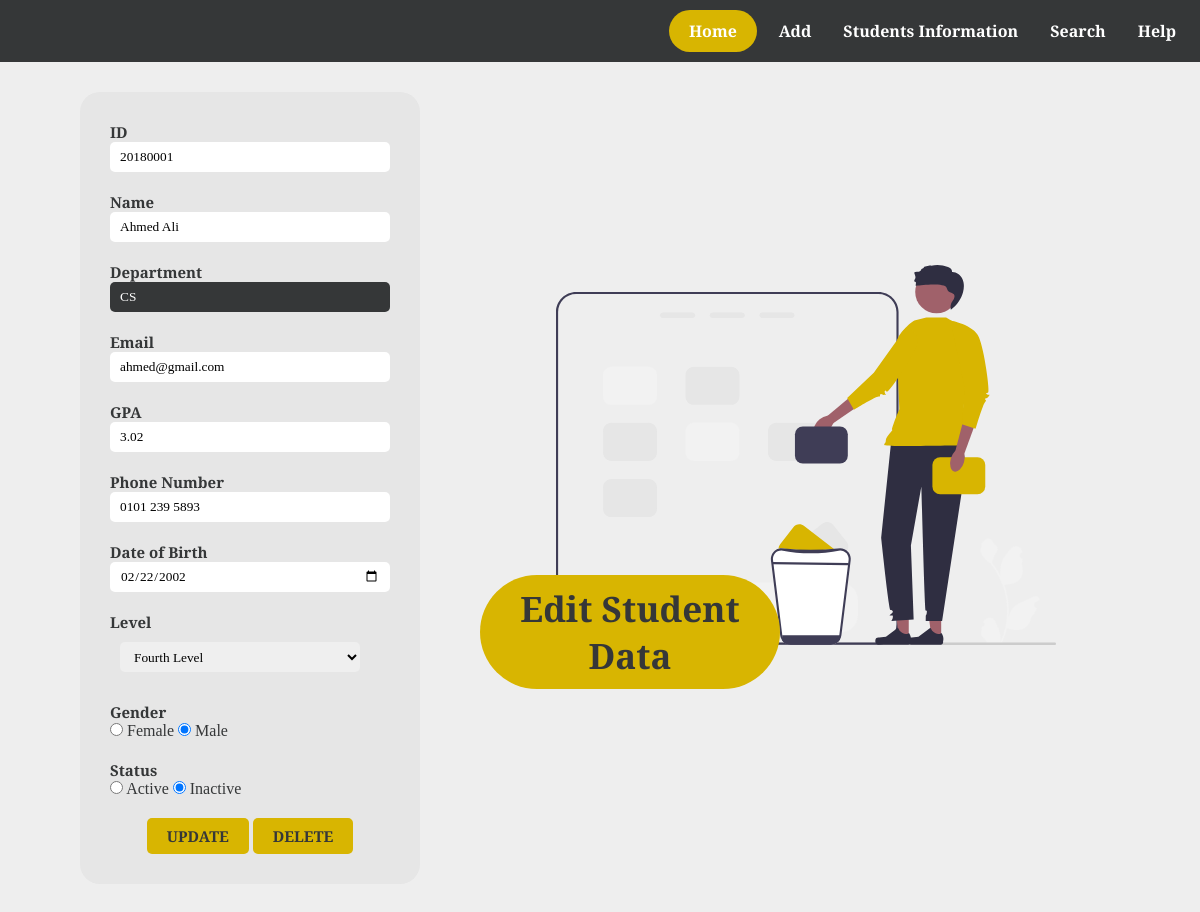
/edit/20180001, run on the app's committed database.
### pages/models.py (models this page shows, shortened)
class Student(models.Model):
    levels = [ ('First Level','First Level'), ('Second Level','Second Level'),
                ('Third Level','Third Level'), ('Fourth Level','Fourth Level')]
    stuId = models.CharField(max_length=8, unique=True)
    name = models.CharField(max_length=100)
    department = models.CharField(max_length=50)
    email = models.EmailField()
    GPA = models.DecimalField(max_digits=3,decimal_places=2)
    phone = models.CharField(max_length=20)
    date = models.DateField()
    level = models.CharField(max_length=50, choices=levels)
    gender = models.CharField(max_length=50 ,choices=[('Female','Female'), ('Male', 'Male')])
    status = models.CharField(max_length=50,choices=[('Active', 'Active'), ('Inactive','Inactive')])
    class Meta:
        ordering = ['status','stuId']

### pages/views.py (the view)
# urls.py: path('edit/<int:id>',views.Edit, name='Edit'),
def Edit(request, id):
    student_id = Student.objects.get(stuId = id)
    stu = {'stu' : student_id}
    return render(request, 'edit.html', stu)

### templates/edit.html (shortened to what this page needs)
{% load static %}
<!DOCTYPE html>
<html lang="en">
<head>
      <link rel="stylesheet" href="{% static 'css/nav.css' %}">
      <link rel="stylesheet" href="{% static 'css/form.css' %}">
      <link rel="stylesheet" href="{% static 'css/edit.css' %}">
</head>
   <body>
      <div class="nav">
         <ul id="nav">
            <li> <a href="{% url 'Home' %}" id="home">Home</a> </li>
            <li> <a href="{% url 'Add' %}">Add</a> </li>
            <li> <a href="{% url 'table' %}">Students Information</a> </li>
            <li> <a href="{% url 'search' %}">Search</a> </li>
            <li> <a href="{% url 'Help' %}">Help</a> </li>
         </ul>
      </div>
      <img src="{% static 'images/new/undraw/delete.svg' %}" alt="">
      <h2>Edit Student Data</h2>
      <form id="form" method="POST" action=" {% url 'update' stu.id %}">
         <div>
            <label class="lab"> ID </label>
            <br>
            <input class="inp" name="id" type="text" placeholder="ID" value="{{stu.stuId}}" >
         </div>
         <div >
            <label class="lab"> Name </label>
            <br>
            <input class="inp" type="text" name="name" placeholder="Name" value="{{stu.name|capfirst}}">
         </div>
         <div>
            <label class="lab" >Department</label>
            <br>
            <input class="inp" type="text" value="{{stu.department}}" name="department" disabled>
         </div>
         <div>
            <label class="lab">Email</label>
            <br>
            <input class="inp" name="email" type="email" placeholder="Email" value="{{stu.email}}">
         </div>
         <div>
            <label class="lab">GPA </label>
            <br>
            <input name="gpa" class="inp" type="number" step="0.01" placeholder="GPA" min="0" max="4" value="{{stu.GPA}}">
         </div>
         <div >
            <label class="lab">Phone Number</label>
            <br>
            <input class="inp" name="phone" type="tel" placeholder="phone number" value="{{stu.phone}}">
         </div>
         <div>
            <label class="lab"> Date of Birth  </label>
            <br>
            <input class="inp" name="date" type="date" placeholder="Date of birth" value="{{stu.date|date:'Y-m-d'}}">
         </div>
         <div>
            <label class="lab">Level</label>
            <br>
            <div class="sel">
               <select class="inp" name="level">
                  {%if stu.level == 'First Level' %}
                  <option value="First Level" selected>First Level</option>
                  <option value="Second Level">Second Level</option>
                  <option value="Third Level">Third Level</option>
                  <option value="Fourth Level">Fourth Level</option>
                  {%elif stu.level == 'Second Level' %}
                  <option value="First Level">First Level</option>
                  <option value="Second Level" selected>Second Level</option>
                  <option value="Third Level">Third Level</option>
                  <option value="Fourth Level">Fourth Level</option>
                  {%elif stu.level == 'Third Level' %}
                  <option value="First Level" >First Level</option>
                  <option value="Second Level">Second Level</option>
                  <option value="Third Level" selected>Third Level</option>
                  <option value="Fourth Level">Fourth Level</option>
                  {% else %}
                  <option value="Fourth Level" selected>Fourth Level</option>
                  {% endif %}
               </select>
            </div>
         </div>
         <div>
            <label class="lab">Gender </label>
            <br>
            {%if stu.gender == 'Female' %}
            <input type="radio" id="female" name="gender" value="Female" checked/>
            <label for="female">Female</label>
            <input type="radio" id="male" name="gender" value="Male"/>
            <label for="male">Male</label>
            {% else %}
            <input type="radio" id="female" name="gender" value="Female"/>
            <label for="female">Female</label>
            <input type="radio" id="male" name="gender" value="Male" checked/>
            <label for="male">Male</label>
            {% endif %}
         </div>
         <div>
            <label class="lab">Status</label>
            <br>
            {% if stu.status == 'Active' %}
            <input type="radio" id="Active" name="status" value="Active" checked/>
            <label for="Active">Active</label>
            <input type="radio" id="Inactive" name="status" value="Inactive"/>
            <label for="Inactive">Inactive</label>
            {% else %}
            <input type="radio" id="Active" name="status" value="Active"/>
            <label for="Active">Active</label>
            <input type="radio" id="Inactive" name="status" value="Inactive" checked/>
            <label for="Inactive">Inactive</label>
            {% endif %}
      </div>
      <div class="sub">
         <input id="send" type="submit" value="Update">
         <button id="delete"><a href="{% url 'delete' stu.id %}">Delete</a></button>
      </div>
      </form>
   </body>
</html>

### project/static/css/nav.css (style rules this page uses)
:root { --first-color: #d8b501; --second-color: #353738; --third-color: #698404; --background: #eee; --extra-color: rgb(230, 230, 230); }
* { margin: 0; padding: 0; }
body { font-family: Arial, Helvetica, sans-serif; font-family: 'Arvo', serif; background-color: var(--background); color: var(--second-color); }
.nav { background-color: var(--second-color); }
.nav ul { float: right; margin: 10px; }
.nav ul li { display: inline-block; margin: 10px 4px; }
.nav ul li a { text-decoration: none; color: white; font-weight: bold; padding: 10px; transition: 0.4s; }
#home { background-color: var(--first-color); color: white; padding: 10px 20px; border-radius: 50px; }

### project/static/css/form.css (style rules this page uses)
:root { --first-color: #d8b501; --second-color: #353738; --third-color: #698404; --background: #eee; --extra-color: rgb(230, 230, 230); }
* { margin: 0; padding: 0; }
form { padding: 20px; background-color: var(--extra-color); width: 25%; margin: 30px 80px; border-radius: 20px; }
form div { padding: 10px; }
form div .lab { font-weight: bold; font-size: 15px; }
form div .inp { width: calc(100% - 20px); height: 30px; border: none; font-family: 'Arvo', serif; border-radius: 5px; padding-right: 10px; padding-left: 10px; outline: none; }
.sub { text-align: center; }
input[type="submit"], #delete { cursor: pointer; border: none; background-color: var(--first-color); padding: 8px 20px; border-radius: 5px; color: white;; font-family: 'Arvo', serif; font-weight: bold; font-size: 15px; text-transform: uppercase; transition: 0.4s; }
input[disabled] { background-color: var(--second-color); color: white; }

### project/static/css/edit.css (style rules this page uses)
:root { --first-color: #d8b501; --second-color: #353738; --third-color: #698404; --background: #eee; --extra-color: rgb(230, 230, 230); }
* { margin: 0; padding: 0; }
body { position: relative; }
img { position: absolute; right: 12%; top: 30%; width: 500px; }
h2 { position: absolute; padding: 10px 30px; right: 35%; top: 65%; font-size: 35px; background-color: var(--first-color); border-radius: 60px; max-width: 240px; text-align: center; }
input[type="submit"], #delete { color: var(--second-color); }
a { text-decoration: none; color: inherit; }

### data on the page
Student: id "20180001", name "Ahmed Ali", department "CS", email "ahmed@gmail.com", gpa "3.02", phone "0101 239 5893", date "02/22/2002", level "Fourth Level"
